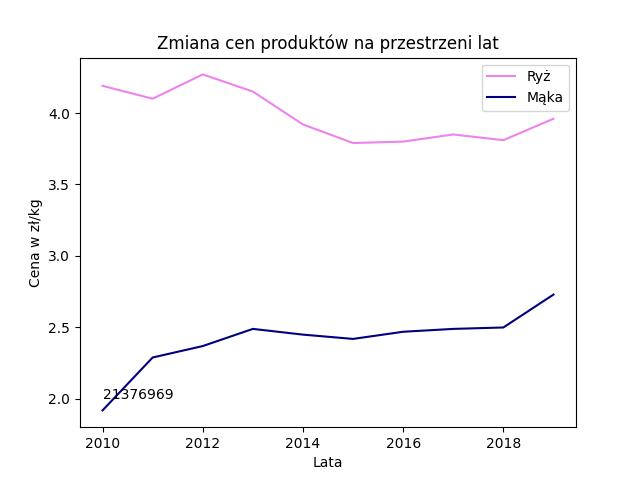

Python code for this plot:
import matplotlib.pyplot as  plt
import numpy as np
import pandas as pd

data = pd.read_excel('ceny2.xlsx')
print(data.groupby(['Rodzaje towarów'])['Wartość'].mean())

lata = data.Rok.unique()
nazwy = data['Rodzaje towarów'].unique()
ryz_wartosci = data[data['Rodzaje towarów'] == nazwy[0]]['Wartość']
maka_wartosci = data[data['Rodzaje towarów'] == nazwy[1]]['Wartość']

plt.plot(lata, ryz_wartosci, label = 'Ryż', color = 'violet')
plt.plot(lata, maka_wartosci, label = 'Mąka', color = 'navy')
plt.title('Zmiana cen produktów na przestrzeni lat')
plt.xlabel('Lata')
plt.ylabel('Cena w zł/kg')

plt.annotate('21376969', xy=(2010,2))
plt.legend()

plt.savefig('zad2.jpg')
